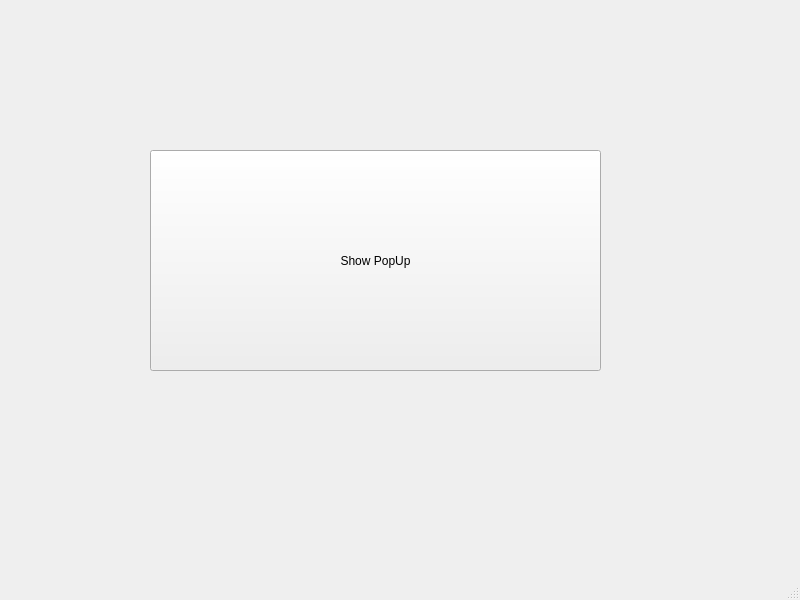
<?xml version="1.0" encoding="UTF-8"?>
<ui version="4.0">
 <class>MainWindow</class>
 <widget class="QMainWindow" name="MainWindow">
  <property name="geometry">
   <rect>
    <x>0</x>
    <y>0</y>
    <width>800</width>
    <height>600</height>
   </rect>
  </property>
  <property name="windowTitle">
   <string>MainWindow</string>
  </property>
  <widget class="QWidget" name="centralwidget">
   <widget class="QPushButton" name="button">
    <property name="geometry">
     <rect>
      <x>150</x>
      <y>150</y>
      <width>451</width>
      <height>221</height>
     </rect>
    </property>
    <property name="text">
     <string>Show PopUp</string>
    </property>
   </widget>
  </widget>
  <widget class="QMenuBar" name="menubar">
   <property name="geometry">
    <rect>
     <x>0</x>
     <y>0</y>
     <width>800</width>
     <height>23</height>
    </rect>
   </property>
  </widget>
  <widget class="QStatusBar" name="statusbar"/>
 </widget>
 <resources/>
 <connections/>
</ui>
